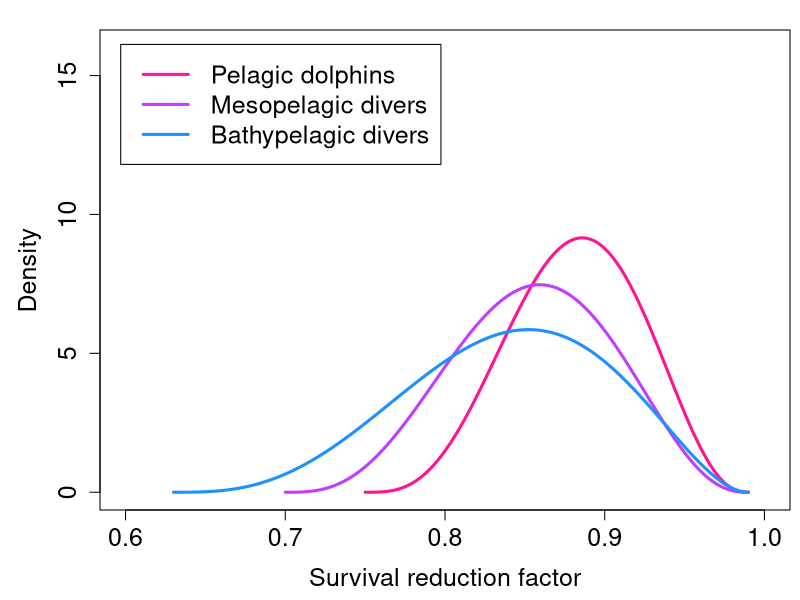
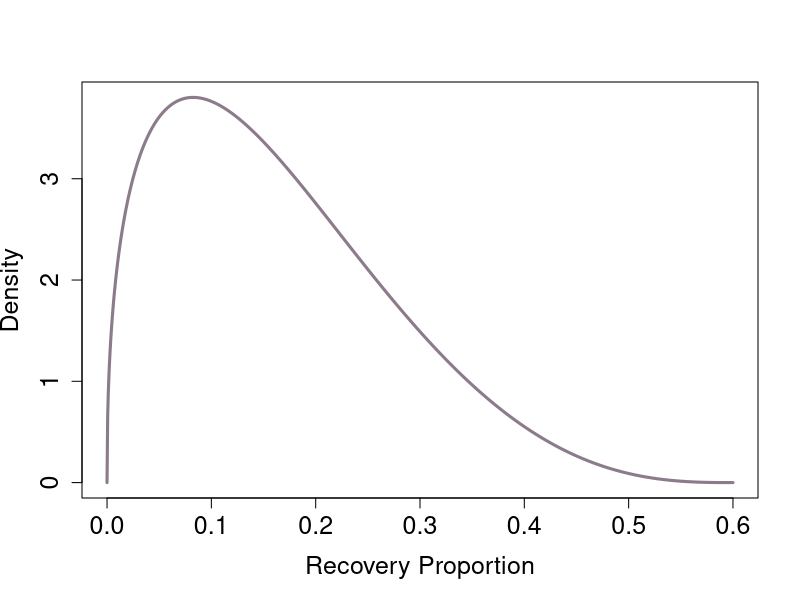

Reproduce these figures in R, in order.
#Making Figure 3 high res

tiff(filename = "Figure3.tif",
     width = 1000, height = 800, units = "px", pointsize = 12,
     compression = "none",
     bg = "white")

cex.text <- 1.5

par(mfrow=c(1,1),mar=c(4.5,5,1.5,0.5))
#Value of A for other whales
# Pelagic dolphins
l1 <- 0.75
u1 <- 0.99
a1 <- 4.370439
b1 <- 3.580464
x <- seq(0, 1, length = 1000)
y1 <- dbeta(x, a1, b1)/(u1-l1)
plot(x* (u1-l1) + l1, y1, type = "l", xlim = c(0.6, 1),lwd=3, ylim = c(0, 16), 
     ylab = "Density", xlab = "Survival reduction factor",cex.axis=cex.text,cex.lab=cex.text,col="deeppink") 

#get realizations for reporting the mean below
n<-100000
x1s<-rbeta(10000,a1,b1)*(u1-l1)+l1
m1 <- mean(x1s)
sd1 <- sd(x1s)

# Mesopelagic divers
l3 <- 0.70
u3 <- 0.99
a3 <- 4.18
b3 <- 3.61
y3 <- dbeta(x, a3, b3)/(u3-l3)
lines(x* (u3-l3) + l3, y3, type = "l", col = "darkorchid1",lwd=3)

x3s<-rbeta(10000,a3,b3)*(u3-l3)+l3
m3 <- mean(x3s)
sd3 <- sd(x3s)

# sperm & beaked whales
l4 <- 0.63
u4 <- 0.99
a4 <- 4.16
b4 <- 2.96
y4 <- dbeta(x, a4, b4)/(u4-l4)
lines(x* (u4-l4) + l4, y4, type = "l", col = "dodgerblue",lwd=3)

x4s<-rbeta(10000,a4,b4)*(u4-l4)+l4
m4 <- mean(x4s)
sd4 <- sd(x4s)

legend("topleft",inset=0.03,
       legend = c("Pelagic dolphins", "Mesopelagic divers", "Bathypelagic divers"), 
       col = c("deeppink", "darkorchid1", "dodgerblue"), lty = c(1,1,1),lwd=3,cex=cex.text)

dev.off()


tiff(filename = "Figure4.tif",
     width = 1000, height = 800, units = "px", pointsize = 12,
     compression = "none",
     bg = "white")

cex.text <- 1.5


#offshore species
l2 <- 0
u2 <- 0.6
a2 <- 1.44
b2 <- 3.76
y2 <- dbeta(x, a2, b2)/(u2-l2)
plot(x* (u2-l2) + l2, y2, type = "l", col = "thistle4",lwd=3,ylab = "Density", xlab = "Recovery Proportion",cex.axis=cex.text,cex.lab=cex.text) 

dev.off()